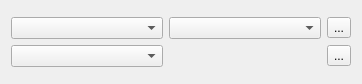
<?xml version="1.0" encoding="UTF-8"?>
<ui version="4.0">
 <class>SendBox5</class>
 <widget class="QFrame" name="SendBox5">
  <property name="geometry">
   <rect>
    <x>0</x>
    <y>0</y>
    <width>362</width>
    <height>84</height>
   </rect>
  </property>
  <property name="windowTitle">
   <string>Form</string>
  </property>
  <layout class="QVBoxLayout" name="verticalLayout">
   <item>
    <layout class="QGridLayout" name="gridLayout">
     <item row="0" column="0">
      <widget class="QComboBox" name="cb_send_text"/>
     </item>
     <item row="0" column="1">
      <widget class="QComboBox" name="append_comboBox"/>
     </item>
     <item row="1" column="0">
      <widget class="QComboBox" name="cb_send_bin"/>
     </item>
     <item row="0" column="2">
      <widget class="QToolButton" name="btn_send_text">
       <property name="text">
        <string>...</string>
       </property>
      </widget>
     </item>
     <item row="1" column="2">
      <widget class="QToolButton" name="btn_send_bin">
       <property name="text">
        <string>...</string>
       </property>
      </widget>
     </item>
    </layout>
   </item>
  </layout>
 </widget>
 <resources/>
 <connections/>
</ui>
